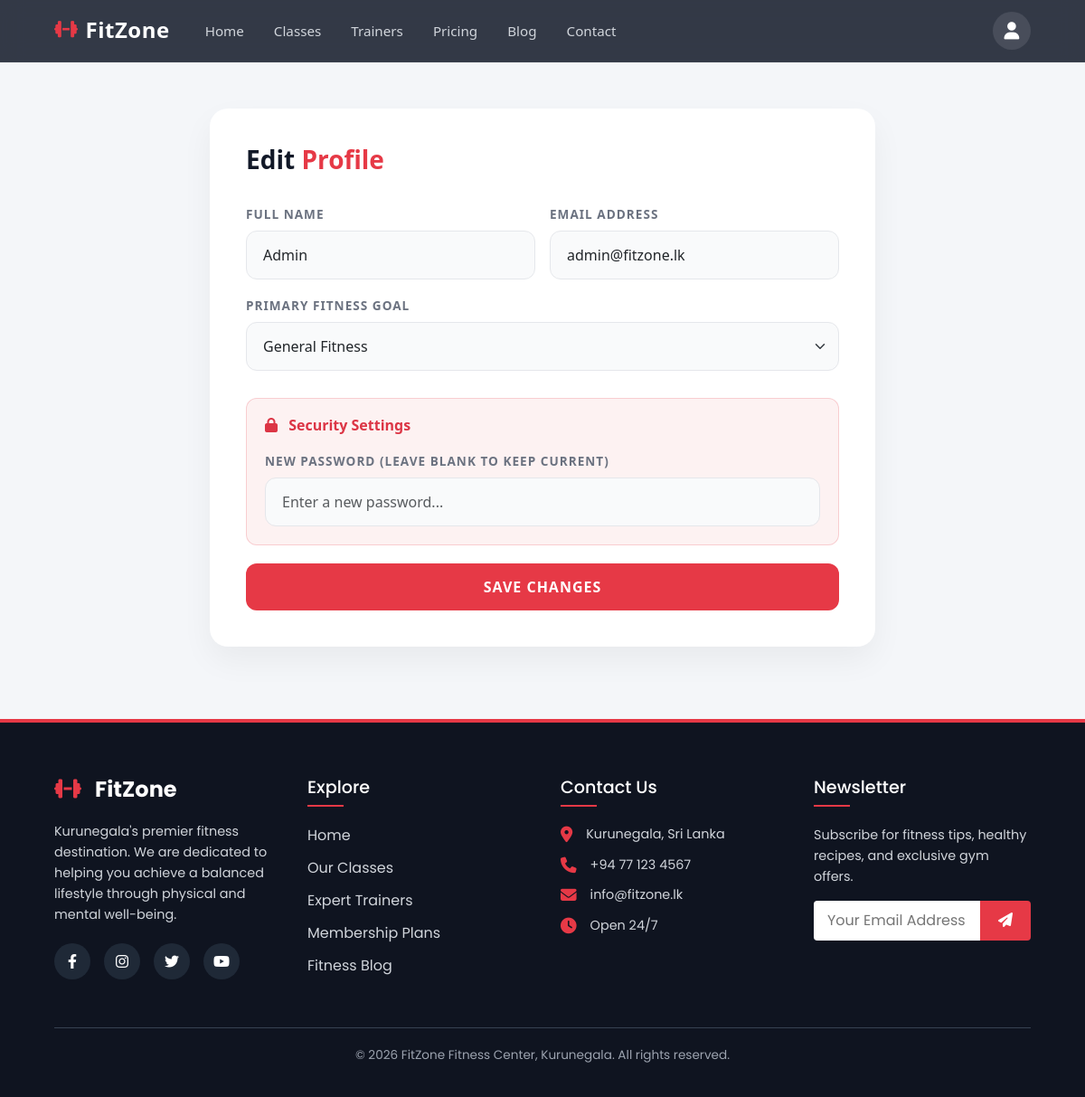
Screenshot of /edit_profile.php (signed in) with the database file from the repository.
### tables this page shows
CREATE TABLE `users` (
  `id` int(11) NOT NULL,
  `fullname` varchar(100) NOT NULL,
  `email` varchar(100) NOT NULL,
  `password` varchar(255) NOT NULL,
  `goal` varchar(50) DEFAULT 'general',
  `role` enum('member','trainer','admin') DEFAULT 'member',
  `created_at` timestamp NOT NULL DEFAULT current_timestamp(),
  `subscription_plan` varchar(50) DEFAULT 'Basic'
);

### edit_profile.php (the view, shortened to what this page needs)
<?php
require 'db_config.php';
$user_id = $_SESSION['user_id'];
$sql = "SELECT * FROM users WHERE id = $user_id";
$result = $conn->query($sql);
$user_data = $result->fetch_assoc();
include 'header.php';
?>
<link href="https://cdn.jsdelivr.net/npm/bootstrap@5.3.0/dist/css/bootstrap.min.css" rel="stylesheet">
<div class="container profile-wrapper">
    <div class="row justify-content-center">
        <div class="col-lg-8">
            <div class="edit-profile-card">
                <h3>Edit <span style="color: var(--fz-red);">Profile</span></h3>
                <form action="edit_profile.php" method="POST">
                    <div class="row g-3">
                        <div class="col-md-6 mb-3">
                            <label class="form-label">Full Name</label>
                            <input type="text" class="form-control" name="fullname" value="<?php echo htmlspecialchars($user_data['fullname']); ?>" required>
                        </div>
                        <div class="col-md-6 mb-3">
                            <label class="form-label">Email Address</label>
                            <input type="email" class="form-control" name="email" value="<?php echo htmlspecialchars($user_data['email']); ?>" required>
                        </div>
                    </div>
                    <div class="mb-3">
                        <label class="form-label">Primary Fitness Goal</label>
                        <select class="form-select" name="goal" required>
                            <option value="general" <?php if ($user_data['goal'] == 'general') echo 'selected'; ?>>General Fitness</option>
                        </select>
                    </div>
                    <div class="password-section">
                        <h6 class="fw-bold text-danger mb-3"><i class="fa-solid fa-lock me-2"></i> Security Settings</h6>
                        <label class="form-label">New Password (Leave blank to keep current)</label>
                        <input type="password" class="form-control" name="new_password" placeholder="Enter a new password...">
                    </div>
                    <button type="submit" class="btn-save">Save Changes</button>
                </form>
            </div>
        </div>
    </div>
</div>
<?php include 'footer.php'; ?>

### style.css (style rules this page uses)
html, body { margin: 0; padding: 0; width: 100%; height: 100%; font-family: 'Poppins', sans-serif; background-color: #f9fafb; color: #374151; overflow-x: hidden; }

### header.php (style rules this page uses)
:root { --primary-red: #e63946; --dark-bg: rgba(17, 24, 39, 0.85); }

### edit_profile.php (style rules this page uses)
:root { --fz-red: #e63946; --fz-dark: #111827; }
body { background-color: #f4f6f9; }
.profile-wrapper { margin-top: 120px; margin-bottom: 80px; min-height: 70vh; }
.edit-profile-card { background: #fff; border-radius: 20px; padding: 40px; box-shadow: 0 15px 35px rgba(0, 0, 0, 0.05); border: none; }
.edit-profile-card h3 { font-weight: 800; color: var(--fz-dark); margin-bottom: 30px; }
.form-label { font-weight: 600; font-size: 0.85rem; text-transform: uppercase; letter-spacing: 1px; color: #6b7280; }
.form-control, .form-select { padding: 14px 18px; border-radius: 12px; border: 1px solid #e5e7eb; background-color: #f9fafb; font-size: 1rem; transition: all 0.3s ease; }
.btn-save { background-color: var(--fz-red); color: white; font-weight: 700; padding: 14px 30px; border-radius: 12px; text-transform: uppercase; letter-spacing: 1px; border: none; transition: all 0.3s ease; width: 100%; margin-top: 20px; }
.password-section { background: #fdf2f2; border: 1px solid rgba(230, 57, 70, 0.2); padding: 20px; border-radius: 12px; margin-top: 30px; }

### rows the page displays
users: fullname "Admin", email "admin@fitzone.lk", goal "General Fitness"
